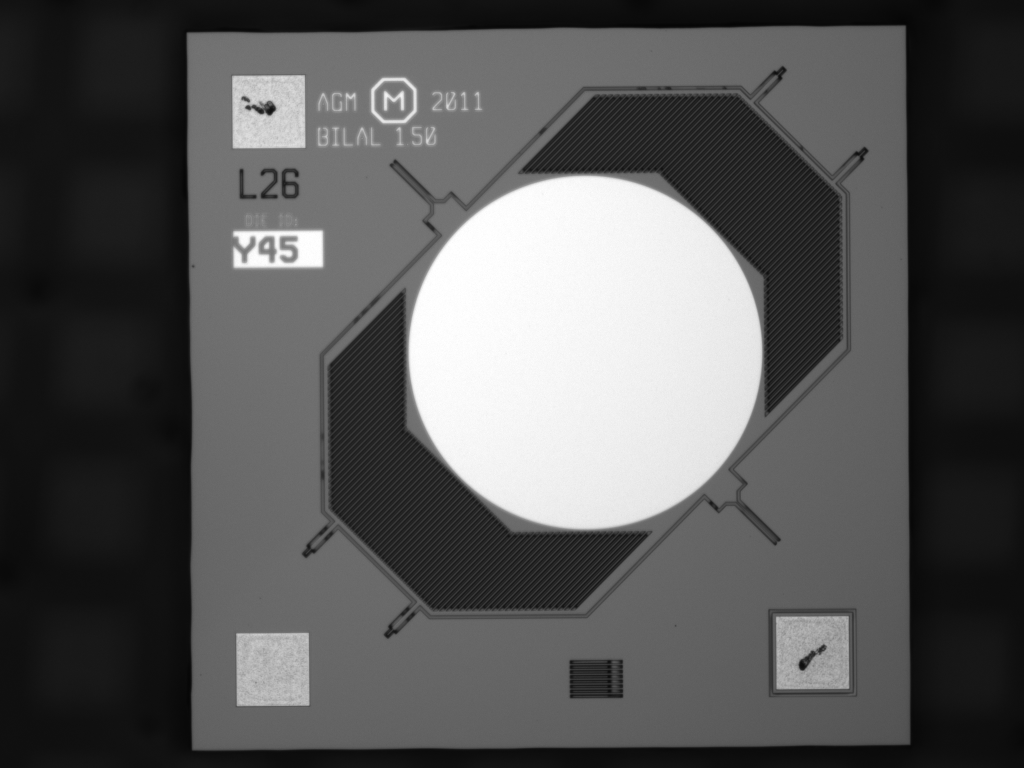
#> input picture images/TI01.png, 2048 x 1536 px (shown at 1/2 size)
$ python eval_homography.py images/TI01.png images/TI02.png
#> lines starting #> are read from the running program, lines starting #| are printed output that depends on the picture
#> in image_change_from_path, img1 is the input picture: shape (1536, 2048); min 4, max 255, mean 86.7
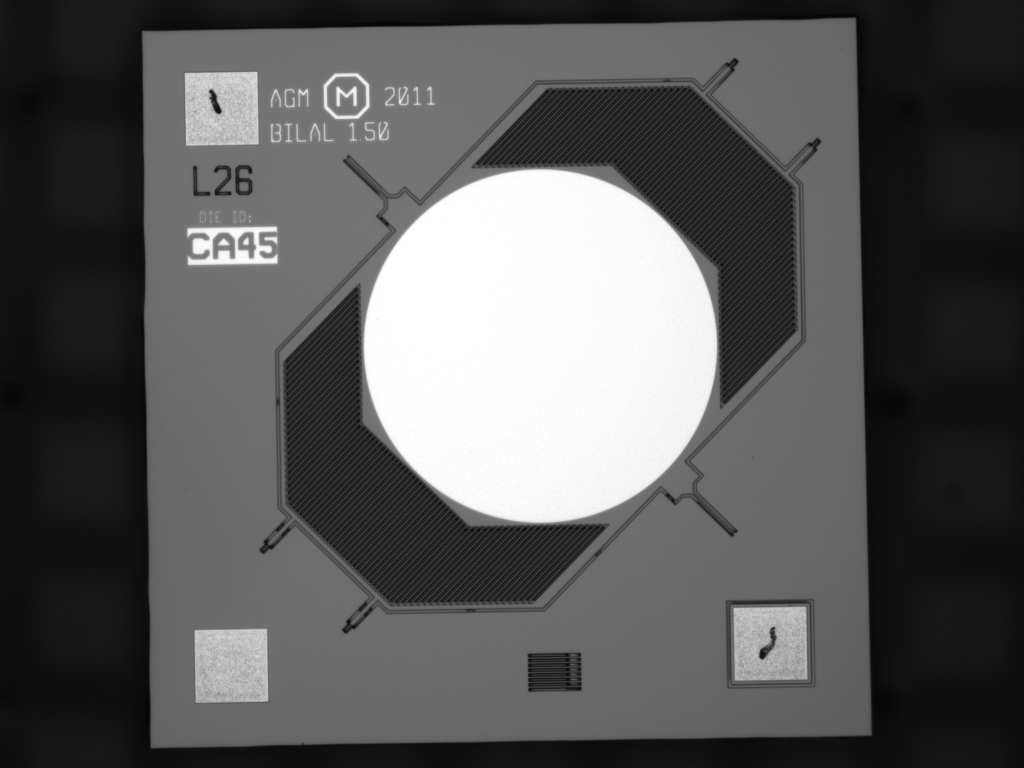
#> input picture images/TI02.png, 2048 x 1536 px (shown at 1/2 size)
#> in image_change_from_path, img2 is the input picture: shape (1536, 2048); min 4, max 255, mean 89.3
### alignment_utils.py
#!/usr/bin/env python

'''
Feature-based image matching sample.

Note, that you will need the https://github.com/opencv/opencv_contrib repo for SIFT and SURF

USAGE
  alignment_utils.py [--feature=<sift|surf|orb|akaze|brisk>[-flann]] [ <image1> <image2> ]

  --feature  - Feature to use. Can be sift, surf, orb or brisk. Append '-flann'
               to feature name to use Flann-based matcher instead bruteforce.

  Press left mouse button on a feature point to see its matching point.
'''

# Python 2/3 compatibility
from __future__ import print_function

import numpy as np
import cv2 as cv

FLANN_INDEX_KDTREE = 1  # bug: flann enums are missing
FLANN_INDEX_LSH    = 6


def getsize(img):
    h, w = img.shape[:2]
    return w, h


def anorm2(a):
    return (a*a).sum(-1)
def anorm(a):
    return np.sqrt( anorm2(a) )

# [44 lines left out: functions homotrans, to_rect, rect2rect_mtx, lookat, mtx2rvec, draw_str, not called in this run]

def init_feature(name):
    chunks = name.split('-')
    if chunks[0] == 'sift':
        detector = cv.xfeatures2d.SIFT_create()
        norm = cv.NORM_L2
    elif chunks[0] == 'surf':
        detector = cv.xfeatures2d.SURF_create(800)
        norm = cv.NORM_L2
    elif chunks[0] == 'orb':
        detector = cv.ORB_create(400)
        norm = cv.NORM_HAMMING
    elif chunks[0] == 'akaze':
        detector = cv.AKAZE_create()
        norm = cv.NORM_HAMMING
    elif chunks[0] == 'brisk':
        detector = cv.BRISK_create()
        norm = cv.NORM_HAMMING
    else:
        return None, None
    if 'flann' in chunks:
        if norm == cv.NORM_L2:
            flann_params = dict(algorithm = FLANN_INDEX_KDTREE, trees = 5)
        else:
            flann_params= dict(algorithm = FLANN_INDEX_LSH,
                               table_number = 6, # 12
                               key_size = 12,     # 20
                               multi_probe_level = 1) #2
        matcher = cv.FlannBasedMatcher(flann_params, {})  # bug : need to pass empty dict (#1329)
    else:
        matcher = cv.BFMatcher(norm)
    return detector, matcher


def filter_matches(kp1, kp2, matches, ratio = 0.75):
    mkp1, mkp2 = [], []
    for m in matches:
        if len(m) == 2 and m[0].distance < m[1].distance * ratio:
            m = m[0]
            mkp1.append( kp1[m.queryIdx] )
            mkp2.append( kp2[m.trainIdx] )
    p1 = np.float32([kp.pt for kp in mkp1])
    p2 = np.float32([kp.pt for kp in mkp2])
    kp_pairs = zip(mkp1, mkp2)
    return p1, p2, list(kp_pairs)

# [65 lines left out: function explore_match, not called in this run]


# [51 lines that do not run on import are left out]

### eval_homography.py
import alignment_utils

import numpy as np
import cv2 as cv


# built-in modules
import itertools as it
from multiprocessing.pool import ThreadPool
from contextlib import contextmanager
from alignment_utils import init_feature, filter_matches, explore_match

feature_name = 'orb'
def clock():
    return cv.getTickCount() / cv.getTickFrequency()

@contextmanager
def Timer(msg):
    print(msg, '...',)
    start = clock()
    try:
        yield
    finally:
        print("%.2f ms" % ((clock()-start)*1000))

def affine_skew(tilt, phi, img, mask=None):
    '''
    affine_skew(tilt, phi, img, mask=None) -> skew_img, skew_mask, Ai

    Ai - is an affine transform matrix from skew_img to img
    '''
    h, w = img.shape[:2]
    if mask is None:
        mask = np.zeros((h, w), np.uint8)
        mask[:] = 255
    A = np.float32([[1, 0, 0], [0, 1, 0]])
    if phi != 0.0:
        phi = np.deg2rad(phi)
        s, c = np.sin(phi), np.cos(phi)
        A = np.float32([[c, -s], [s, c]])
        corners = [[0, 0], [w, 0], [w, h], [0, h]]
        tcorners = np.int32(np.dot(corners, A.T))
        x, y, w, h = cv.boundingRect(tcorners.reshape(1, -1, 2))
        A = np.hstack([A, [[-x], [-y]]])
        img = cv.warpAffine(img, A, (w, h), flags=cv.INTER_LINEAR, borderMode=cv.BORDER_REPLICATE)
    if tilt != 1.0:
        s = 0.8 * np.sqrt(tilt * tilt - 1)
        img = cv.GaussianBlur(img, (0, 0), sigmaX=s, sigmaY=0.01)
        img = cv.resize(img, (0, 0), fx=1.0 / tilt, fy=1.0, interpolation=cv.INTER_NEAREST)
        A[0] /= tilt
    if phi != 0.0 or tilt != 1.0:
        h, w = img.shape[:2]
        mask = cv.warpAffine(mask, A, (w, h), flags=cv.INTER_NEAREST)
    Ai = cv.invertAffineTransform(A)
    return img, mask, Ai


def affine_detect(detector, img, mask=None, pool=None):
    '''
    affine_detect(detector, img, mask=None, pool=None) -> keypoints, descrs

    Apply a set of affine transformations to the image, detect keypoints and
    reproject them into initial image coordinates.
    See http://www.ipol.im/pub/algo/my_affine_sift/ for the details.

    ThreadPool object may be passed to speedup the computation.
    '''
    params = [(1.0, 0.0)]
    for t in 2 ** (0.5 * np.arange(1, 6)):
        for phi in np.arange(0, 180, 72.0 / t):
            params.append((t, phi))

    def f(p):
        t, phi = p
        timg, tmask, Ai = affine_skew(t, phi, img)
        keypoints, descrs = detector.detectAndCompute(timg, tmask)
        for kp in keypoints:
            x, y = kp.pt
            kp.pt = tuple(np.dot(Ai, (x, y, 1)))
        if descrs is None:
            descrs = []
        return keypoints, descrs

    keypoints, descrs = [], []
    if pool is None:
        ires = it.imap(f, params)
    else:
        ires = pool.imap(f, params)

    for i, (k, d) in enumerate(ires):
        print('affine sampling: %d / %d\r' % (i + 1, len(params)), end='')
        keypoints.extend(k)
        descrs.extend(d)

    print()
    return keypoints, np.array(descrs)


def image_change(img1, img2, output=False):
#> called with output = False
    rows_1, cols_1 = map(int, img1.shape)
#> rows_1 = 1536; cols_1 = 2048
    rows_2, cols_2 = map(int, img2.shape)
#> rows_2 = 1536; cols_2 = 2048
    img1 = cv.pyrDown(img1, dstsize=(cols_1 // 2, rows_1 // 2))
#> img1: shape (768, 1024)
    img2 = cv.pyrDown(img2, dstsize=(cols_2 // 2, rows_2 // 2))
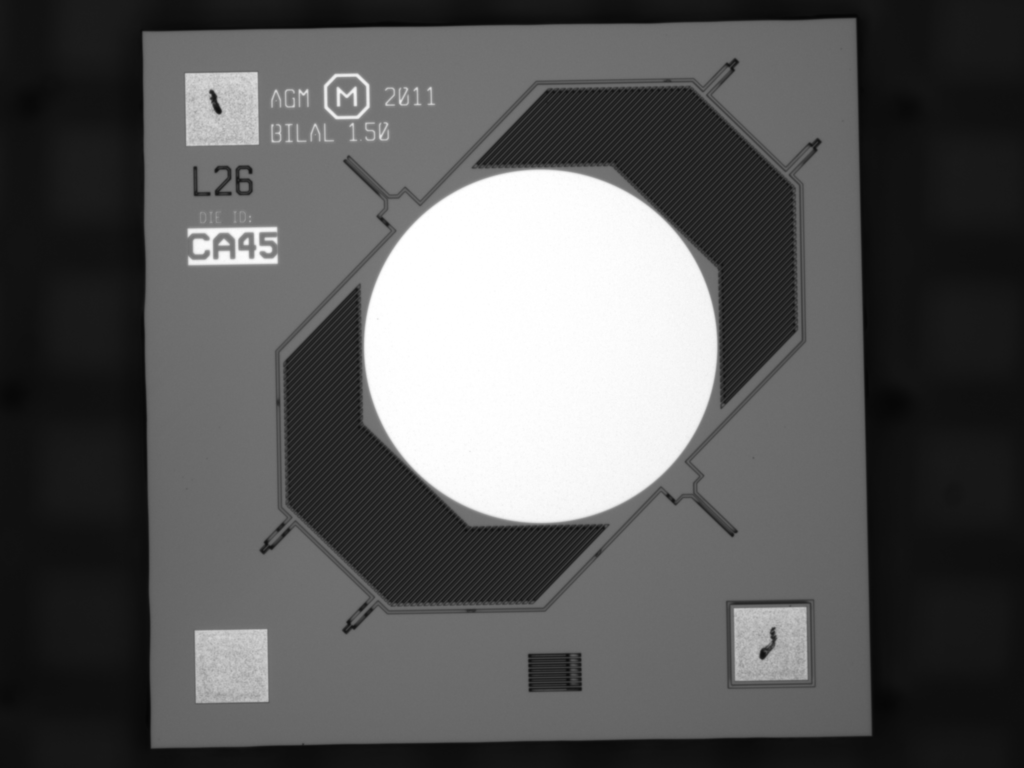
#> img2: shape (768, 1024); min 5, max 255, mean 89.3
    cols_1 = cols_1 // 2
#> cols_1 = 1024
    rows_1 = rows_1 // 2
#> rows_1 = 768

    # [4 lines of commented-out code are left out]

    detector, matcher = init_feature(feature_name)

    if img1 is None:
        print('Failed to load fn1:', fn1)
        sys.exit(1)

    if img2 is None:
        print('Failed to load fn2:', fn2)
        sys.exit(1)

    if detector is None:
        print('unknown feature:', feature_name)
        sys.exit(1)

    print('using', feature_name)

    #pool = ThreadPool(processes=cv.getNumberOfCPUs())
    kp1, desc1 = affine_detect(detector, img1)
#> kp1 = 15075 keypoints; strongest (x, y, size): (429, 427, 92.6), (632, 188, 92.6), (655, 194, 92.6), (744, 283, 92.6)
    kp2, desc2 = affine_detect(detector, img2)
#> kp2 = 15301 keypoints; strongest (x, y, size): (438, 489, 111.1), (618, 192, 92.6), (459, 500, 92.6), (403, 455, 92.6)
    print('img1 - %d features, img2 - %d features' % (len(kp1), len(kp2)))
#| img1 - 15075 features, img2 - 15301 features

    img_matches = np.empty((max(img1.shape[0], img1.shape[0]), img1.shape[1] + img2.shape[1], 3), dtype=np.uint8)

    def match_and_draw(win):
#> called with win = 'affine find_obj'
        with Timer('matching'):
            raw_matches = matcher.knnMatch(desc1, trainDescriptors=desc2, k=2)  # 2
#> raw_matches = 15075 matches
        p1, p2, kp_pairs = filter_matches(kp1, kp2, raw_matches)
#> after the loop in filter_matches, `for m in matches:`: mkp1 = 3309 keypoints; strongest (x, y, size): (511, 510, 92.6), (736, 265, 92.6), (418, 405, 77.1), (482, 494, 92.6); mkp2 = 3309 keypoints; strongest (x, y, size): (459, 500, 92.6), (689, 258, 92.6), (441, 490, 92.6), (379, 412, 77.1)
#> in filter_matches, `p1 = np.float32([kp.pt for kp in mkp1])`: p1 = 3309 pairs, first value 187.9 to 904.9, second value 28.82 to 747
#> in filter_matches, `p2 = np.float32([kp.pt for kp in mkp2])`: p2 = 3309 pairs, first value 144.3 to 821, second value 32 to 741.5
#> kp_pairs = 3309 items

        cv.drawMatches(img1, kp1, img2, kp2, [], img_matches, flags=cv.DrawMatchesFlags_NOT_DRAW_SINGLE_POINTS)
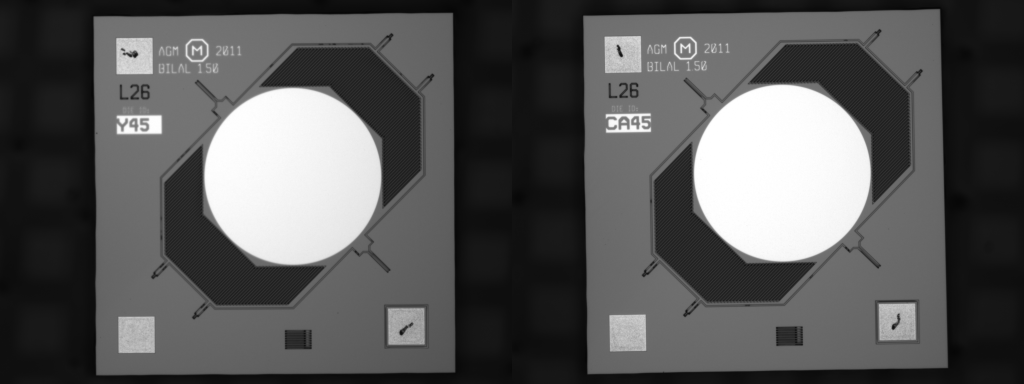
#> img_matches: shape (768, 2048, 3) (shown at 1/2 size); min 5, max 255, mean 88

        H = None
        if len(p1) >= 4:
            H, status = cv.findHomography(p1, p2, cv.RANSAC, 5.0)
#> H = [[0.996, 0.0152, -47.23], [-0.00982, 1, -0.985], [-2.81e-06, 8.54e-06, 1]]; status = 3309 values, max 1 at index 1, min 0 at index 0, mean 0.822
            print('%d / %d  inliers/matched' % (np.sum(status), len(status)))
#| 2720 / 3309  inliers/matched

            return H

    HH = match_and_draw('affine find_obj')
#> HH has the same summary as H in match_and_draw
    if HH is None:
        return None

    sums = np.sum(HH, axis=1)
#> sums = [-46.22, 0.00952, 1]
    if output:
        print(HH)
        print(sums)
        print(sums[0] / sums[2])
        print(sums[1] / sums[2])

    img1_aligned = cv.warpPerspective(img1, HH, (cols_1, rows_1), flags=cv.INTER_LINEAR + cv.WARP_INVERSE_MAP)
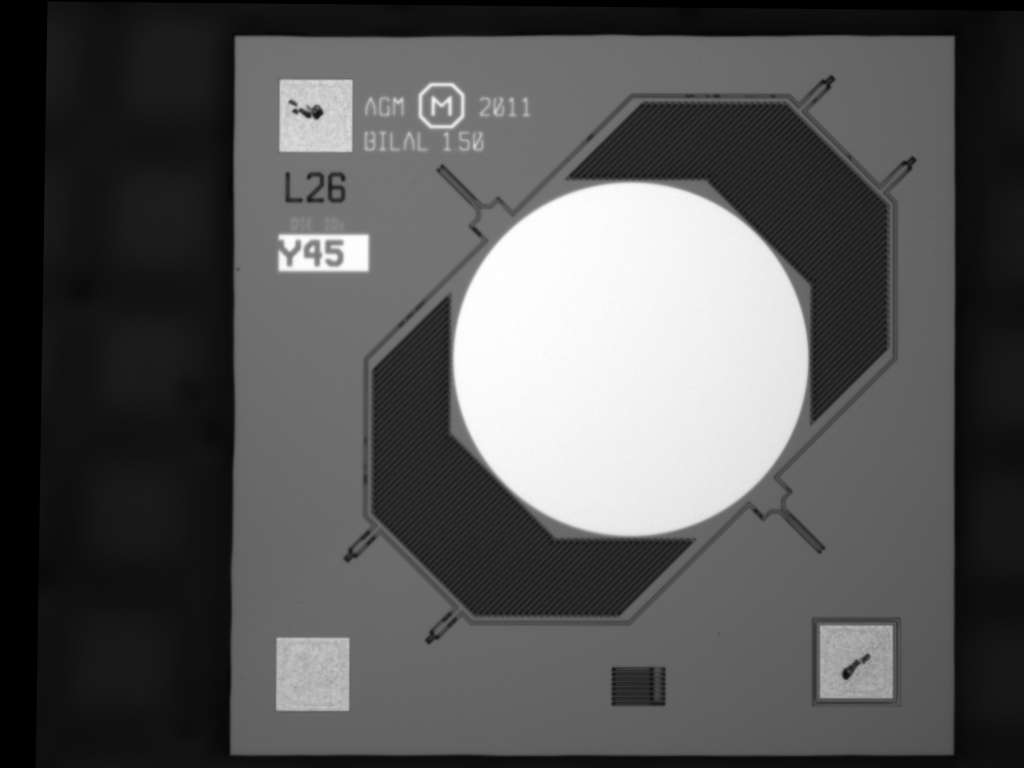
#> img1_aligned: shape (768, 1024); min 0, max 255, mean 86.2
    img2_aligned = cv.warpPerspective(img2, HH, (cols_2, rows_2), flags=cv.INTER_LINEAR + cv.WARP_INVERSE_MAP)
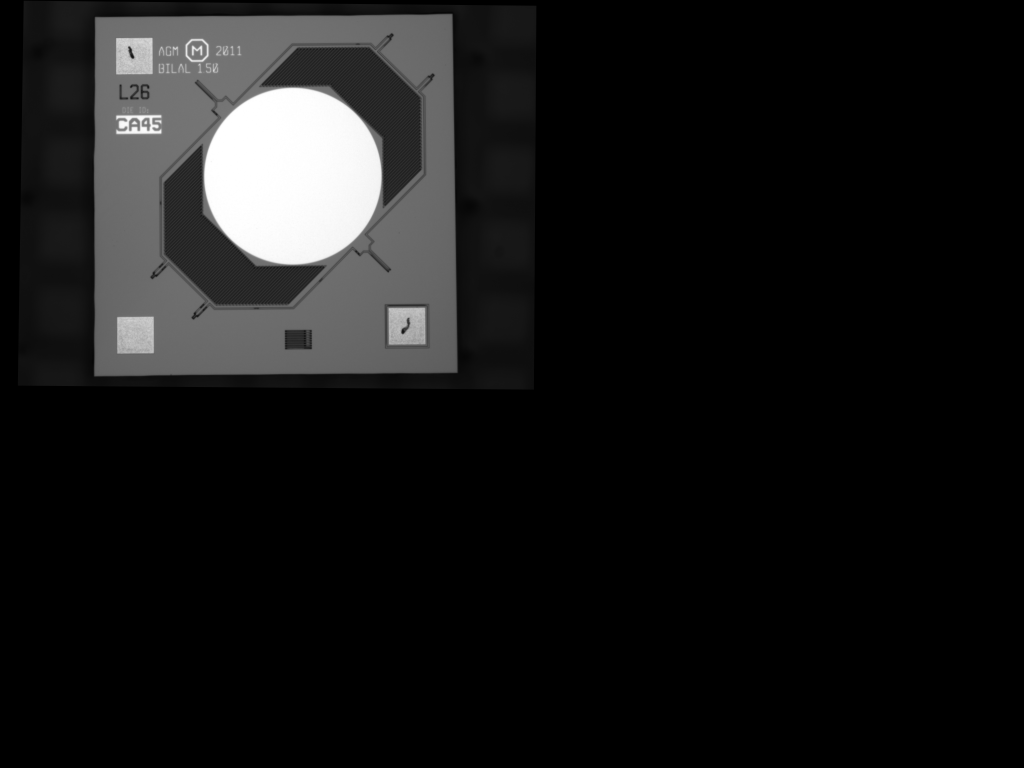
#> img2_aligned: shape (1536, 2048) (shown at 1/2 size); min 0, max 255, mean 22.4

    motion = None
    motion = cv.absdiff(img1_aligned, img1)
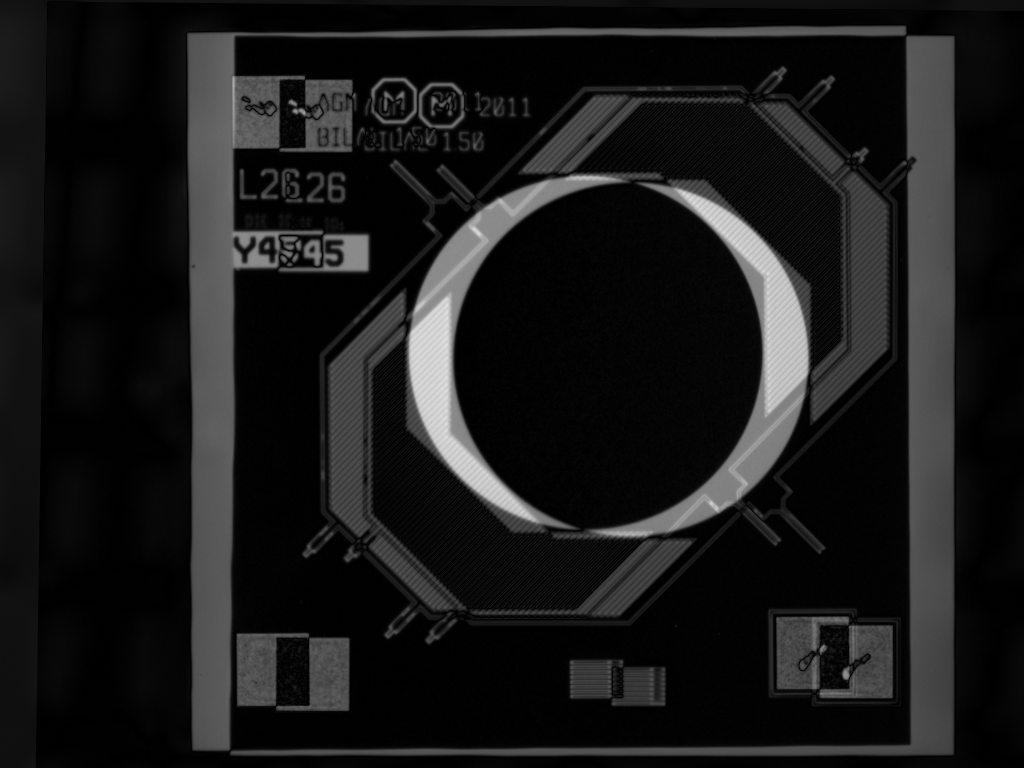
#> motion: shape (768, 1024); min 0, max 225, mean 24.9
    return {'image_1_aligned': img1_aligned, 'image_2_aligned': img2_aligned, 'change': motion}


from pathlib import Path


def image_change_from_path(image_path1, image_path2):
    img1 = cv.imread(image_path1, 0)
    img2 = cv.imread(image_path2, 0)
    result = image_change(img1, img2)
#> result = 3 items
    return result

def image_change_store(image_path1, image_path2):
    result = image_change_from_path(image_path1, image_path2)
#> result = 3 items
    cv.namedWindow('Display', cv.WINDOW_NORMAL)
    cv.imshow("Display", result['change'])
    cv.imwrite('/Users/arman/tmp/change.png', result['change'])
    cv.waitKey(0)
    return result


import sys

if __name__ == '__main__':
   image_change_store(sys.argv[1], sys.argv[2])
